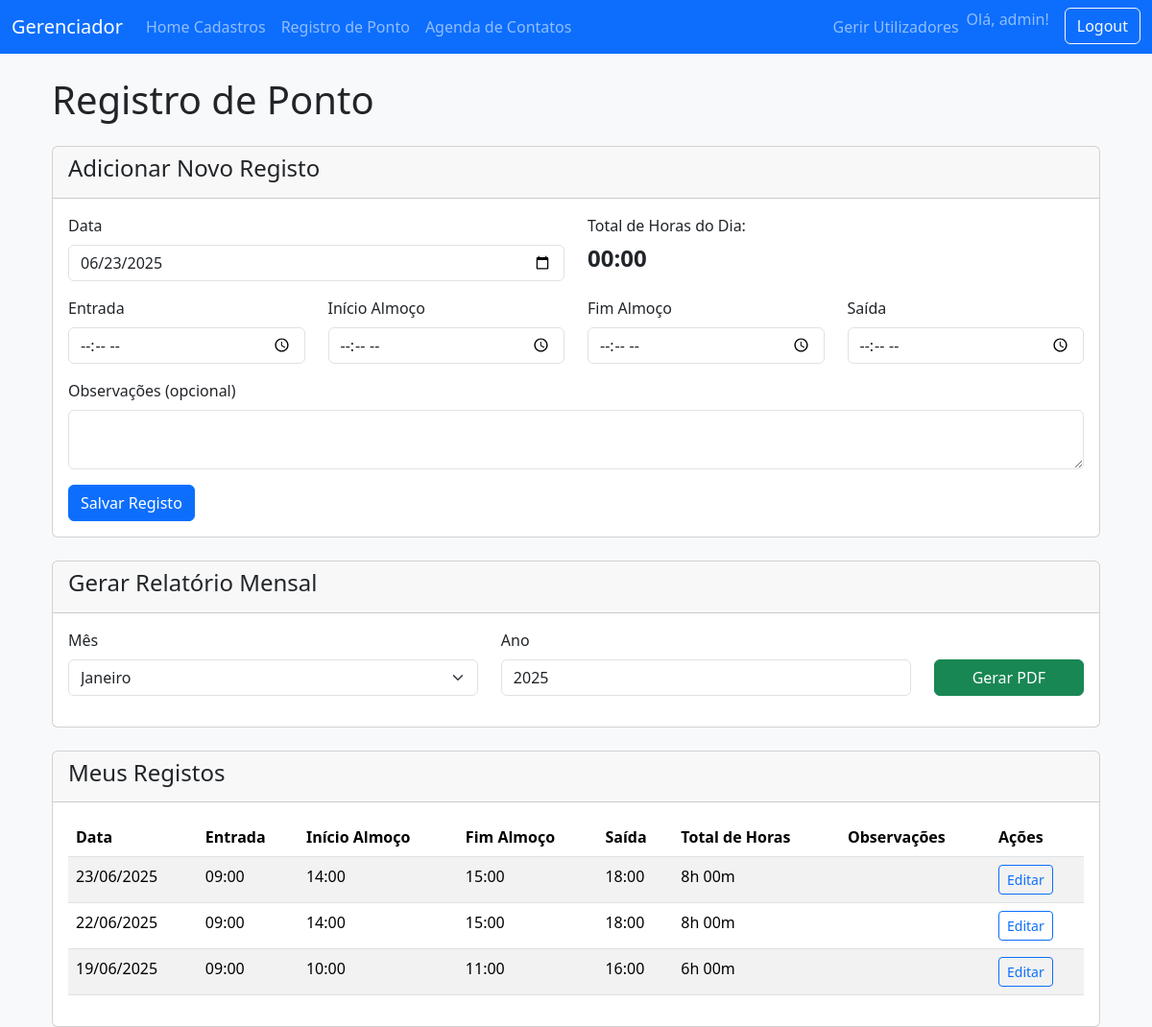
The app's page /ponto (signed in), older data.
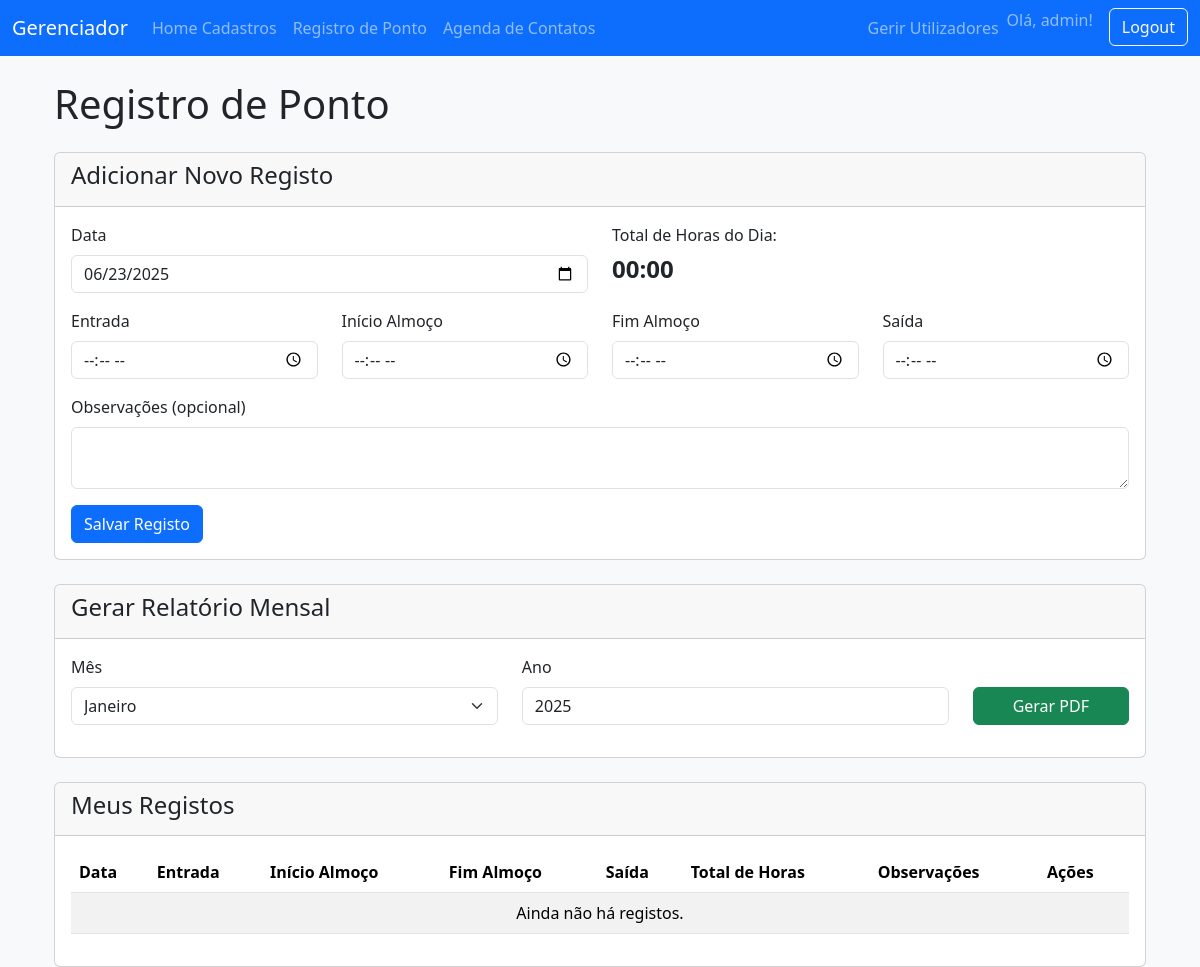
The same page, newer data.
### app.py (models this page shows)
class User(db.Model, UserMixin):
    id = db.Column(db.Integer, primary_key=True)
    username = db.Column(db.String(80), unique=True, nullable=False)
    password = db.Column(db.String(128), nullable=False)
    is_admin = db.Column(db.Boolean, nullable=False, default=False)

class RegistroPonto(db.Model):
    id = db.Column(db.Integer, primary_key=True)
    data = db.Column(db.Date, nullable=False)
    hora_entrada = db.Column(db.Time, nullable=True)
    hora_inicio_almoco = db.Column(db.Time, nullable=True)
    hora_fim_almoco = db.Column(db.Time, nullable=True)
    hora_saida = db.Column(db.Time, nullable=True)
    observacao = db.Column(db.String(200), nullable=True)
    user_id = db.Column(db.Integer, db.ForeignKey('user.id'), nullable=False)
    user = db.relationship('User', backref=db.backref('registros_ponto', lazy=True))
    @property
    def total_horas(self):
        if not self.hora_entrada or not self.hora_saida:
            return "N/A"
        try:
            hoje = datetime.date.min
            entrada_dt = datetime.datetime.combine(hoje, self.hora_entrada)
            saida_dt = datetime.datetime.combine(hoje, self.hora_saida)
            duracao_total_segundos = (saida_dt - entrada_dt).total_seconds()
            duracao_almoco_segundos = 0
            if self.hora_inicio_almoco and self.hora_fim_almoco:
                inicio_almoco_dt = datetime.datetime.combine(hoje, self.hora_inicio_almoco)
                fim_almoco_dt = datetime.datetime.combine(hoje, self.hora_fim_almoco)
                if fim_almoco_dt > inicio_almoco_dt:
                    duracao_almoco_segundos = (fim_almoco_dt - inicio_almoco_dt).total_seconds()
            total_trabalhado_segundos = duracao_total_segundos - duracao_almoco_segundos
            if total_trabalhado_segundos < 0:
                total_trabalhado_segundos = 0
            hours = int(total_trabalhado_segundos // 3600)
            minutes = int((total_trabalhado_segundos % 3600) // 60)
            return f"{hours}h {minutes:02d}m"
        except Exception:
            return "Erro"

### app.py (the view, shortened to what this page needs)
@app.route('/ponto', methods=['GET', 'POST'])
@login_required
def registro_ponto():
    hoje = datetime.date.today()
    registros_do_utilizador = RegistroPonto.query.filter_by(user_id=current_user.id).order_by(RegistroPonto.data.desc()).all()
    return render_template('ponto.html', registros=registros_do_utilizador, hoje=hoje)

### app.py (called while the page is built)
@login_manager.user_loader
def load_user(user_id):
    return User.query.get(int(user_id))

### templates/ponto.html (shortened to what this page needs)
{% extends "base.html" %}
{% block content %}
<div class="container mt-4">
    <h1 class="mb-4">Registro de Ponto</h1>
    <div class="card mb-4">
        <div class="card-header">
            <h4 id="form-title">Adicionar Novo Registo</h4>
        </div>
        <div class="card-body">
            <form id="ponto-form" method="POST" action="{{ url_for('registro_ponto') }}">
                <div class="row">
                    <div class="col-md-6 mb-3">
                        <label for="data" class="form-label">Data</label>
                        <input type="date" class="form-control" id="data" name="data" value="{{ hoje.strftime('%Y-%m-%d') }}" required>
                    </div>
                    <div class="col-md-6 mb-3">
                        <label class="form-label">Total de Horas do Dia:</label>
                        <h4 id="contador-horas" class="fw-bold">00:00</h4>
                    </div>
                </div>
                <div class="row">
                    <div class="col-md-3 mb-3">
                        <label for="hora_entrada" class="form-label">Entrada</label>
                        <input type="time" class="form-control" id="hora_entrada" name="hora_entrada">
                    </div>
                    <div class="col-md-3 mb-3">
                        <label for="hora_inicio_almoco" class="form-label">Início Almoço</label>
                        <input type="time" class="form-control" id="hora_inicio_almoco" name="hora_inicio_almoco">
                    </div>
                    <div class="col-md-3 mb-3">
                        <label for="hora_fim_almoco" class="form-label">Fim Almoço</label>
                        <input type="time" class="form-control" id="hora_fim_almoco" name="hora_fim_almoco">
                    </div>
                    <div class="col-md-3 mb-3">
                        <label for="hora_saida" class="form-label">Saída</label>
                        <input type="time" class="form-control" id="hora_saida" name="hora_saida">
                    </div>
                </div>
                <div class="mb-3">
                    <label for="observacao" class="form-label">Observações (opcional)</label>
                    <textarea class="form-control" id="observacao" name="observacao" rows="2"></textarea>
                </div>
                <button type="submit" class="btn btn-primary">Salvar Registo</button>
            </form>
        </div>
    </div>
    <div class="card mb-4">
        <div class="card-header">
            <h4>Gerar Relatório Mensal</h4>
        </div>
        <div class="card-body">
            <form method="GET" action="{{ url_for('relatorio_ponto') }}" target="_blank">
                <div class="row align-items-end">
                    <div class="col-md-5 mb-3">
                        <label for="mes" class="form-label">Mês</label>
                        <select id="mes" name="mes" class="form-select" required>
                            <option value="1">Janeiro</option>
                        </select>
                    </div>
                    <div class="col-md-5 mb-3">
                        <label for="ano" class="form-label">Ano</label>
                        <input type="number" id="ano" name="ano" class="form-control" value="{{ hoje.year }}" required>
                    </div>
                    <div class="col-md-2 mb-3">
                        <button type="submit" class="btn btn-success w-100">Gerar PDF</button>
                    </div>
                </div>
            </form>
        </div>
    </div>
    <div class="card">
        <div class="card-header">
            <h4>Meus Registos</h4>
        </div>
        <div class="card-body">
            <div class="table-responsive">
                <table class="table table-striped table-hover">
                    <thead>
                        <tr>
                            <th>Data</th>
                            <th>Entrada</th>
                            <th>Início Almoço</th>
                            <th>Fim Almoço</th>
                            <th>Saída</th>
                            <th>Total de Horas</th>
                            <th>Observações</th>
                            <th>Ações</th>
                        </tr>
                    </thead>
                    <tbody>
                        {% for registro in registros %}
                        <tr>
                            <td>{{ registro.data.strftime('%d/%m/%Y') }}</td>
                            <td>{{ registro.hora_entrada.strftime('%H:%M') if registro.hora_entrada else '---' }}</td>
                            <td>{{ registro.hora_inicio_almoco.strftime('%H:%M') if registro.hora_inicio_almoco else '---' }}</td>
                            <td>{{ registro.hora_fim_almoco.strftime('%H:%M') if registro.hora_fim_almoco else '---' }}</td>
                            <td>{{ registro.hora_saida.strftime('%H:%M') if registro.hora_saida else '---' }}</td>
                            <td>{{ registro.total_horas }}</td>
                            <td>{{ registro.observacao }}</td>
                            <td>
                                <button class="btn btn-sm btn-outline-primary edit-btn"
                                        data-id="{{ registro.id }}"
                                        data-data="{{ registro.data.strftime('%Y-%m-%d') }}"
                                        data-entrada="{{ registro.hora_entrada.strftime('%H:%M') if registro.hora_entrada else '' }}"
                                        data-inicio-almoco="{{ registro.hora_inicio_almoco.strftime('%H:%M') if registro.hora_inicio_almoco else '' }}"
                                        data-fim-almoco="{{ registro.hora_fim_almoco.strftime('%H:%M') if registro.hora_fim_almoco else '' }}"
                                        data-saida="{{ registro.hora_saida.strftime('%H:%M') if registro.hora_saida else '' }}"
                                        data-obs="{{ registro.observacao or '' }}">
                                    Editar
                                </button>
                            </td>
                        </tr>
                        {% else %}
                        <tr>
                            <td colspan="8" class="text-center">Ainda não há registos.</td>
                        </tr>
                        {% endfor %}
                    </tbody>
                </table>
            </div>
        </div>
    </div>
</div>
{% endblock %}

### templates/base.html (shortened to what this page needs)
<!DOCTYPE html>
<html lang="pt-br">
<head>
    <link href="https://cdn.jsdelivr.net/npm/bootstrap@5.3.3/dist/css/bootstrap.min.css" rel="stylesheet" xintegrity="sha384-QWTKZyjpPEjISv5WaRU9OFeRpok6YctnYmDr5pNlyT2bRjXh0JMhjY6hW+ALEwIH">
</head>
<body class="bg-light">
    <nav class="navbar navbar-expand-lg navbar-dark bg-primary">
        <div class="container-fluid">
            <a class="navbar-brand" href="{{ url_for('pagina_inicial') }}">Gerenciador</a>
            <div class="collapse navbar-collapse" id="navbarNav">
                {% if current_user.is_authenticated %}
                <ul class="navbar-nav me-auto mb-2 mb-lg-0">
                    <li class="nav-item">
                        <a class="nav-link" href="{{ url_for('pagina_inicial') }}">Home Cadastros</a>
                    </li>
                    <li class="nav-item">
                        <a class="nav-link" href="{{ url_for('registro_ponto') }}">Registro de Ponto</a>
                    </li>
                    <li class="nav-item">
                        <a class="nav-link" href="{{ url_for('contatos') }}">Agenda de Contatos</a>
                    </li>
                </ul>
                <ul class="navbar-nav">
                    {% if current_user.is_admin %}
                    <li class="nav-item">
                        <a class="nav-link" href="{{ url_for('manage_users') }}">Gerir Utilizadores</a>
                    </li>
                    {% endif %}
                    <li class="nav-item">
                        <span class="navbar-text me-3">
                            Olá, {{ current_user.username }}!
                        </span>
                    </li>
                    <li class="nav-item">
                        <a href="{{ url_for('logout') }}" class="btn btn-outline-light">Logout</a>
                    </li>
                </ul>
                {% endif %}
            </div>
        </div>
    </nav>
    <main class="container mt-4">
        {% block content %}{% endblock %}
    </main>
</body>
</html>

Row changes from the older to the newer data that the page shows:
removed RegistroPonto: data "23/06/2025", hora_entrada "09:00", hora_inicio_almoco "14:00", hora_fim_almoco "15:00", hora_saida "18:00", total_horas "8h 00m"
removed RegistroPonto: data "22/06/2025", hora_entrada "09:00", hora_inicio_almoco "14:00", hora_fim_almoco "15:00", hora_saida "18:00", total_horas "8h 00m"
removed RegistroPonto: data "19/06/2025", hora_entrada "09:00", hora_inicio_almoco "10:00", hora_fim_almoco "11:00", hora_saida "16:00", total_horas "6h 00m"
Text that changed along with them:
text now shown: "Ainda não há registos."
